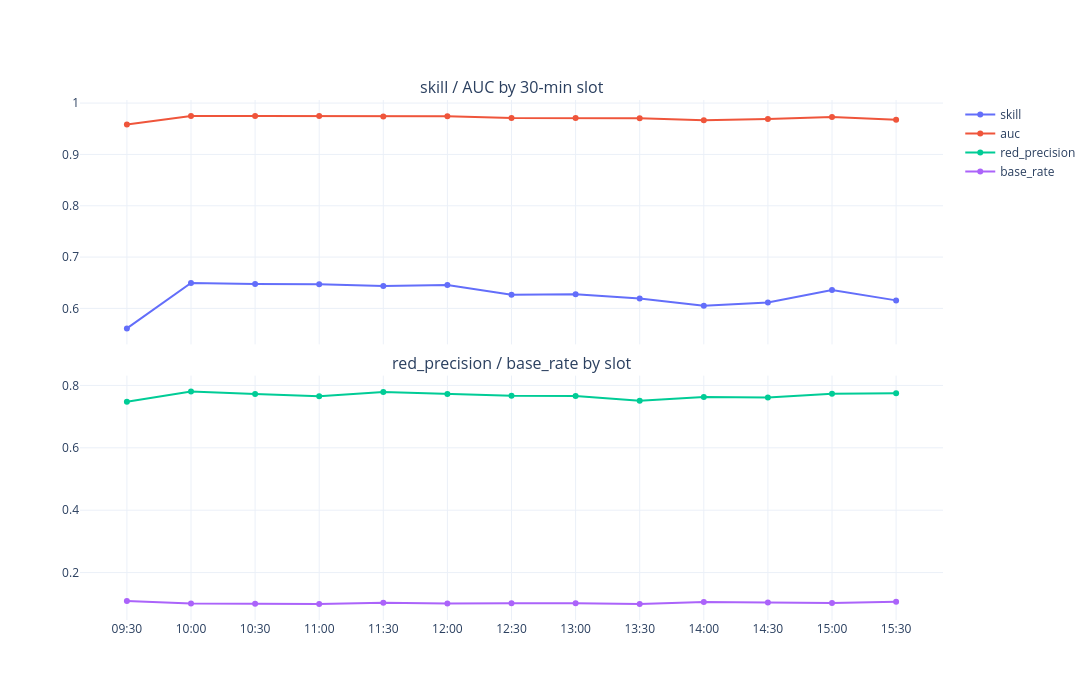

This figure's notebook cell:
### Code cell
def run():
    pred = pd.read_parquet(PRED_PATH)

    coarse = by_slot(pred, 30)
    print("---- 30-minute slots ----")
    print(coarse.to_string(index=False))

    lo = pd.Timestamp(FINE_FROM).time()
    hi = pd.Timestamp(FINE_TO).time()
    fine = by_slot(pred[(pred["timestamp"].dt.time >= lo)
                        & (pred["timestamp"].dt.time < hi)], FINE_BIN)
    print(f"---- {FINE_BIN}-minute slots, {FINE_FROM}-{FINE_TO} ----")
    print(fine.to_string(index=False))

    g = pred.assign(mod=pred["timestamp"].dt.hour * 60
                    + pred["timestamp"].dt.minute)
    worst = coarse.sort_values("skill").head(3)
    print("---- weakest 30-min slots ----")
    print(worst.to_string(index=False))

    if PLOT:
        import plotly.graph_objects as go
        from plotly.subplots import make_subplots
        fig = make_subplots(rows=2, cols=1, shared_xaxes=True,
                            vertical_spacing=0.06,
                            subplot_titles=["skill / AUC by 30-min slot",
                                            "red_precision / base_rate by slot"])
        fig.add_trace(go.Scatter(x=coarse["slot"], y=coarse["skill"],
                                 mode="lines+markers", name="skill"), row=1, col=1)
        fig.add_trace(go.Scatter(x=coarse["slot"], y=coarse["auc"],
                                 mode="lines+markers", name="auc"), row=1, col=1)
        fig.add_trace(go.Scatter(x=coarse["slot"], y=coarse["red_precision"],
                                 mode="lines+markers", name="red_precision"),
                      row=2, col=1)
        fig.add_trace(go.Scatter(x=coarse["slot"], y=coarse["base_rate"],
                                 mode="lines+markers", name="base_rate"),
                      row=2, col=1)
        fig.update_layout(height=700, width=1300, template="plotly_white",
                          hovermode="x unified")
        fig.show()

    return coarse, fine


# ---------------------------------------------------------------- usage

coarse, fine = run()

### Figure 1 — Plotly figure (JSON) as saved in the notebook; plotly's stock layout.template omitted (floating-point values rounded to 4 significant figures)
{"data": [{"mode": "lines+markers", "name": "skill", "type": "scatter", "x": ["09:30", "10:00", "10:30", "11:00", "11:30", "12:00", "12:30", "13:00", "13:30", "14:00", "14:30", "15:00", "15:30"], "xaxis": "x", "y": [0.561, 0.6495, 0.6474, 0.6472, 0.6435, 0.6456, 0.6267, 0.6277, 0.6194, 0.6053, 0.6116, 0.6357, 0.6157], "yaxis": "y"}, {"mode": "lines+markers", "name": "auc", "type": "scatter", "x": ["09:30", "10:00", "10:30", "11:00", "11:30", "12:00", "12:30", "13:00", "13:30", "14:00", "14:30", "15:00", "15:30"], "xaxis": "x", "y": [0.9583, 0.9749, 0.9749, 0.9749, 0.9739, 0.9743, 0.9711, 0.9711, 0.9705, 0.9666, 0.9689, 0.973, 0.9675], "yaxis": "y"}, {"mode": "lines+markers", "name": "red_precision", "type": "scatter", "x": ["09:30", "10:00", "10:30", "11:00", "11:30", "12:00", "12:30", "13:00", "13:30", "14:00", "14:30", "15:00", "15:30"], "xaxis": "x2", "y": [0.7475, 0.7803, 0.7724, 0.7653, 0.7791, 0.7724, 0.7671, 0.7662, 0.7511, 0.7628, 0.7614, 0.773, 0.7748], "yaxis": "y2"}, {"mode": "lines+markers", "name": "base_rate", "type": "scatter", "x": ["09:30", "10:00", "10:30", "11:00", "11:30", "12:00", "12:30", "13:00", "13:30", "14:00", "14:30", "15:00", "15:30"], "xaxis": "x2", "y": [0.1091, 0.1011, 0.09982, 0.09915, 0.1034, 0.1012, 0.1014, 0.102, 0.09961, 0.106, 0.104, 0.1023, 0.1061], "yaxis": "y2"}], "layout": {"annotations": [{"font": {"size": 16}, "showarrow": false, "text": "skill / AUC by 30-min slot", "x": 0.5, "xanchor": "center", "xref": "paper", "y": 1, "yanchor": "bottom", "yref": "paper"}, {"font": {"size": 16}, "showarrow": false, "text": "red_precision / base_rate by slot", "x": 0.5, "xanchor": "center", "xref": "paper", "y": 0.47, "yanchor": "bottom", "yref": "paper"}], "height": 700, "hovermode": "x unified", "width": 1300, "xaxis": {"anchor": "y", "domain": [0, 1], "matches": "x2", "showticklabels": false}, "xaxis2": {"anchor": "y2", "domain": [0, 1]}, "yaxis": {"anchor": "x", "domain": [0.53, 1]}, "yaxis2": {"anchor": "x2", "domain": [0, 0.47]}}}
